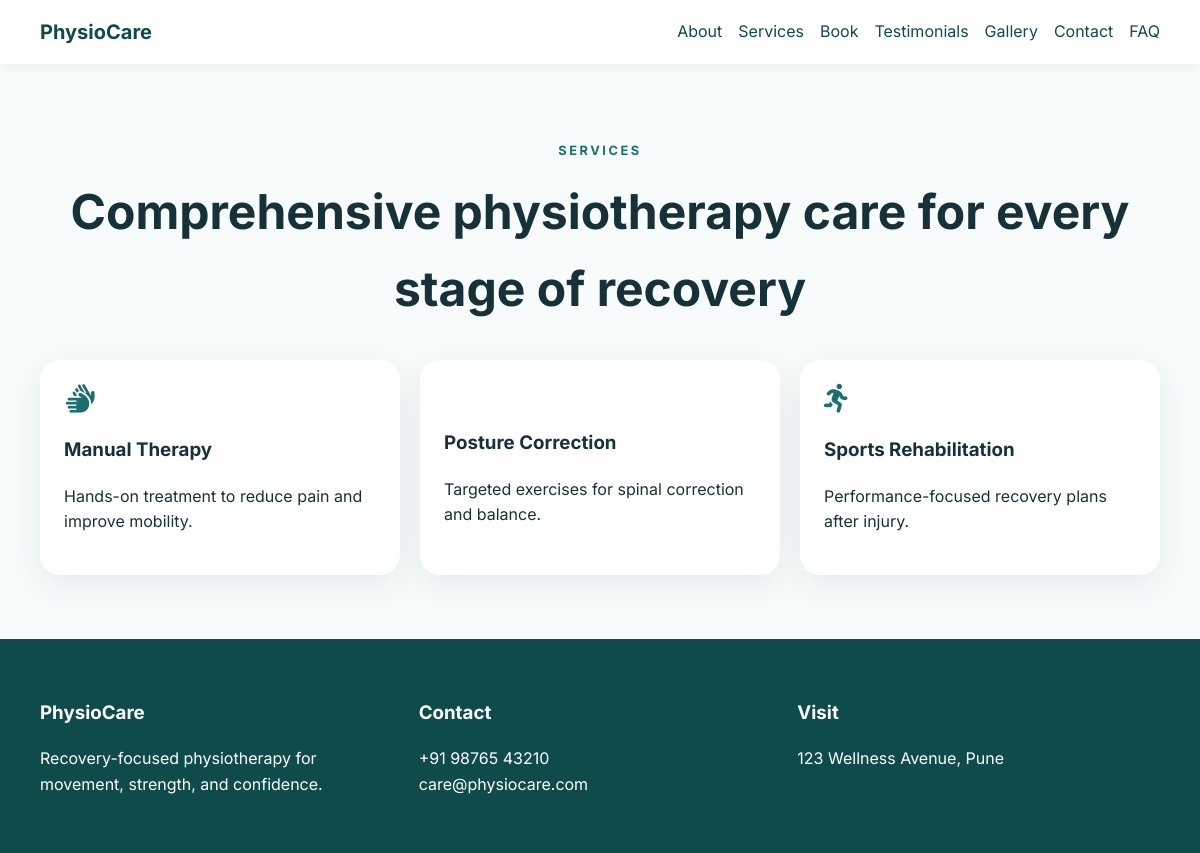
Page /services/ on the committed database.
### clinic/models.py (models this page shows, shortened)
class Service(models.Model):
    name = models.CharField(max_length=120)
    description = models.TextField()
    icon = models.CharField(max_length=50, default="fas fa-heart")
    featured = models.BooleanField(default=False)

class ClinicProfile(models.Model):
    name = models.CharField(max_length=120)
    title = models.CharField(max_length=120, default="Senior Physiotherapist")
    bio = models.TextField(default="Compassionate care for pain relief and recovery.")
    qualifications = models.TextField(default="BPT, MPT")
    certifications = models.TextField(default="Certified Manual Therapist")
    specializations = models.TextField(default="Sports Injury, Posture Correction")
    experience_years = models.PositiveIntegerField(default=10)
    phone = models.CharField(max_length=20, default="+91 98765 43210")
    email = models.EmailField(default="clinic@example.com")
    address = models.TextField(default="123 Wellness Avenue")
    google_maps_link = models.URLField(blank=True)
    consultation_fee = models.PositiveIntegerField(default=1000)
    clinic_timings = models.TextField(default="Mon-Sat: 9am to 7pm")
    profile_image = models.ImageField(upload_to="profiles/", blank=True, null=True)
    facebook_link = models.URLField(blank=True)
    instagram_link = models.URLField(blank=True)
    linkedin_link = models.URLField(blank=True)
    created_at = models.DateTimeField(default=timezone.now)

### clinic/views.py (the view)
# urls.py: path("services/", views.ServicesView.as_view(), name="services"),
class ServicesView(TemplateView):
    template_name = "services.html"
    def get_context_data(self, **kwargs):
        context = super().get_context_data(**kwargs)
        context["services"] = Service.objects.all()
        return context

### clinic/context_processors.py (called while the page is built)
def clinic_profile(request):
    profile = ClinicProfile.objects.first()
    return {"profile": profile}

### templates/services.html (shortened to what this page needs)
{% extends 'base.html' %}
{% block content %}
<section class="section container">
  <div class="section-heading">
    <p class="eyebrow">Services</p>
    <h1>Comprehensive physiotherapy care for every stage of recovery</h1>
  </div>
  <div class="card-grid">
    {% for service in services %}
    <article class="card">
      <i class="{{ service.icon }}"></i>
      <h3>{{ service.name }}</h3>
      <p>{{ service.description }}</p>
    </article>
    {% empty %}
    <p>No services yet.</p>
    {% endfor %}
  </div>
</section>
{% endblock %}

### templates/base.html (shortened to what this page needs)
{% load static %}
<!DOCTYPE html>
<html lang="en">
  <head>
    <link rel="stylesheet" href="https://cdnjs.cloudflare.com/ajax/libs/font-awesome/6.5.2/css/all.min.css" />
    <link rel="stylesheet" href="{% static 'css/style.css' %}" />
  </head>
  <body>
    <header class="site-header">
      <div class="container nav-wrap">
        <a class="brand" href="{% url 'home' %}">PhysioCare</a>
        <nav class="nav-links">
          <a href="{% url 'about' %}">About</a>
          <a href="{% url 'services' %}">Services</a>
          <a href="{% url 'booking' %}">Book</a>
          <a href="{% url 'testimonials' %}">Testimonials</a>
          <a href="{% url 'gallery' %}">Gallery</a>
          <a href="{% url 'contact' %}">Contact</a>
          <a href="{% url 'faq' %}">FAQ</a>
        </nav>
      </div>
    </header>
    <main>
      {% block content %}{% endblock %}
    </main>
    <footer class="site-footer">
      <div class="container footer-grid">
        <div>
          <h3>PhysioCare</h3>
          <p>Recovery-focused physiotherapy for movement, strength, and confidence.</p>
        </div>
        <div>
          <h3>Contact</h3>
          <p>{{ profile.phone|default:'+' }}<br />{{ profile.email|default:'contact@physiocare.com' }}</p>
        </div>
        <div>
          <h3>Visit</h3>
          <p>{{ profile.address|default:'123 Wellness Avenue' }}</p>
        </div>
      </div>
    </footer>
  </body>
</html>

### static/css/style.css (style rules this page uses)
:root { --primary: #1d6f6d; --primary-dark: #0f4b4a; --accent: #f0b56d; --bg: #f7fbfc; --text: #163238; --muted: #5f7480; }
* { box-sizing: border-box; }
body { margin: 0; font-family: 'Inter', sans-serif; color: var(--text); background: var(--bg); line-height: 1.6; }
a { color: var(--primary-dark); text-decoration: none; }
.container { width: min(1120px, calc(100% - 2rem)); margin: 0 auto; }
.site-header { background: white; position: sticky; top: 0; z-index: 20; box-shadow: 0 2px 12px rgba(0,0,0,.06); }
.nav-wrap { display: flex; justify-content: space-between; align-items: center; padding: 1rem 0; }
.brand { font-size: 1.25rem; font-weight: 700; color: var(--primary-dark); }
.nav-links { display: flex; gap: 1rem; flex-wrap: wrap; }
.eyebrow { text-transform: uppercase; letter-spacing: .2em; font-size: .8rem; color: var(--primary); font-weight: 700; }
.hero h1, .section-heading h1 { font-size: clamp(2rem, 4vw, 3rem); margin: .2rem 0 1rem; }
.section { padding: 4rem 0; }
.section-heading { text-align: center; margin-bottom: 2rem; }
.card-grid { display: grid; grid-template-columns: repeat(3, minmax(0,1fr)); gap: 1.25rem; }
.card, .form-card, .hero-card { background: white; border-radius: 20px; padding: 1.5rem; box-shadow: 0 10px 35px rgba(16, 57, 61, .08); }
.card i { font-size: 1.8rem; color: var(--primary); }
.site-footer { padding: 2.5rem 0; background: var(--primary-dark); color: white; }
.footer-grid { display: grid; grid-template-columns: repeat(3, minmax(0,1fr)); gap: 1rem; }

### rows in the picture
Service: name "Manual Therapy", description "Hands-on treatment to reduce pain and improve mobility."
Service: name "Posture Correction", description "Targeted exercises for spinal correction and balance."
Service: name "Sports Rehabilitation", description "Performance-focused recovery plans after injury."
ClinicProfile: phone "+91 98765 43210", email "care@physiocare.com", address "123 Wellness Avenue, Pune"
